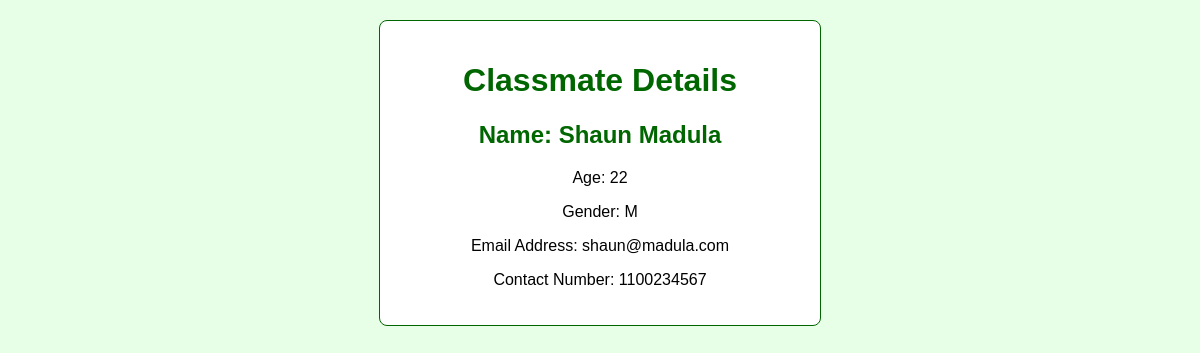
Page /classmate/view/1 on the committed database.
### classmates/models.py (models this page shows, shortened)
class Classmate(models.Model):
    GENDER_CHOICES = [
        ('M', 'Male'),
        ('F', 'Female'),
        ('O', 'Other'),
    ]
    firstname = models.CharField(max_length=200)
    lastname = models.CharField(max_length=200)
    age = models.IntegerField()
    address = models.EmailField(blank=True, null=True)
    contact_number = models.CharField(max_length=15, blank=True, null=True)
    gender = models.CharField(max_length=1, choices=GENDER_CHOICES, blank=True, null=True)

### classmates/views.py (the view)
# urls.py: path('view/<int:pk>', views.ClassmateView.as_view(), name='classmate_view'),
class ClassmateView(DetailView):
    model = Classmate

### classmates/templates/classmates/classmate_detail.html (shortened to what this page needs)
<!DOCTYPE html>
<html lang="en">
<head>
</head>
<body>
    <div class="details-container">
        <h1>Classmate Details</h1>
        <h2>Name: {{ object.firstname }} {{ object.lastname }}</h2>
        <p>Age: {{ object.age }}</p>
        <p>Gender: {{ object.gender }}</p>
        <p>Email Address: {{ object.address }}</p>
        <p>Contact Number: {{ object.contact_number }}</p>
    </div>
</body>
</html>

### classmates/templates/classmates/classmate_detail.html (style rules this page uses)
body { background-color: #e6ffe6; font-family: Arial, sans-serif; text-align: center; }
.details-container { max-width: 400px; margin: 20px auto; padding: 20px; background-color: #ffffff; border: 1px solid #006600; border-radius: 8px; }
h1, h2 { color: #006600; }

### rows in the picture
Classmate: firstname "Shaun", lastname "Madula", age "22", gender "M", address "shaun@madula.com", contact_number "1100234567"
